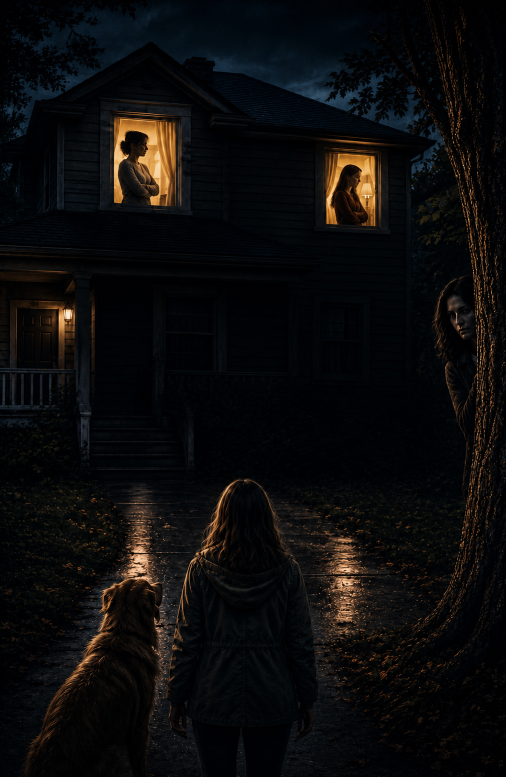
#> input picture production/cover/the-shape-love-takes-art-plate-v1.png, 1012 x 1554 px (shown at 1/2 size)
$ python build_cover.py
#> lines starting #> are read from the running program, lines starting #| are printed output that depends on the picture
#> in build, art is the input picture: PIL image 1012x1554 RGB; mean R, G, B 12, 11.4, 11.6
#!/usr/bin/env python3
"""Build the proof-stage ebook cover and KDP paperback wrap.

The text-free art plate is the visual source. Typography and wrap geometry are
applied deterministically so retailer-facing text remains consistent.
"""

from __future__ import annotations

import hashlib
import json
import math
import textwrap
from pathlib import Path

from PIL import Image, ImageDraw, ImageEnhance, ImageFilter, ImageFont
from reportlab.lib.utils import ImageReader
from reportlab.pdfgen import canvas


ROOT = Path(__file__).resolve().parents[1]
COVER_DIR = ROOT / "production" / "cover"
TMP_DIR = ROOT / "tmp" / "production"
ART_PATH = COVER_DIR / "the-shape-love-takes-art-plate-v1.png"
EBOOK_PATH = COVER_DIR / "the-shape-love-takes-ebook-cover.jpg"
KDP_WRAP_JPG = TMP_DIR / "the-shape-love-takes-kdp-paperback-proof.jpg"
KDP_WRAP_PDF = COVER_DIR / "the-shape-love-takes-kdp-paperback-proof.pdf"
MANIFEST_PATH = COVER_DIR / "cover-manifest.json"

TITLE = "THE SHAPE LOVE TAKES"
AUTHOR = "JESSE LEMERY"
BOOK_POSITION = "BOOK ONE"
TAGLINE_PREFIX = "SOMETHING IS WRONG WITH "
TAGLINE_ACCENT = "THEM."

PAGE_COUNT = 234
TRIM_WIDTH_IN = 5.25
TRIM_HEIGHT_IN = 8.0
BLEED_IN = 0.125
KDP_CREAM_CALIPER_IN = 0.0025
SPINE_WIDTH_IN = PAGE_COUNT * KDP_CREAM_CALIPER_IN
DPI = 300

FONT_DIR = Path(r"C:\Windows\Fonts")
TITLE_FONT = FONT_DIR / "BELL.TTF"
TITLE_FONT_BOLD = FONT_DIR / "BELLB.TTF"
BODY_FONT = FONT_DIR / "georgia.ttf"
BODY_FONT_BOLD = FONT_DIR / "georgiab.ttf"

CREAM = "#E7DDC8"
RED = "#B51F22"
WHITE = "#F3F0E8"
NAVY = "#07101A"

BACK_COPY = [
    "Seventeen-year-old Brooke Bennett trusts what her camera can prove.",
    "When a violent stomach illness sweeps through her town, the people who recover seem healthy. They remember every private joke, password, argument, and regret. They still say they love you. They simply no longer understand why love should ever let someone leave.",
    "As Brooke documents the changes in her sister, her mother, and the world outside their front door, her evidence draws frightened strangers, along with someone patient enough to learn that the safest way to reach Brooke is not to chase her, but to become the person she will choose to follow.",
]


# [6 lines left out: function sha256, not called in this run]


def crop_to_ratio(image: Image.Image, width: int, height: int) -> Image.Image:
#> called with width = 1600, height = 2560
    target_ratio = width / height
    source_ratio = image.width / image.height
#> source_ratio = 0.651
    if source_ratio > target_ratio:
        new_width = round(image.height * target_ratio)
#> new_width = 971
        left = (image.width - new_width) // 2
#> left = 20
        image = image.crop((left, 0, left + new_width, image.height))
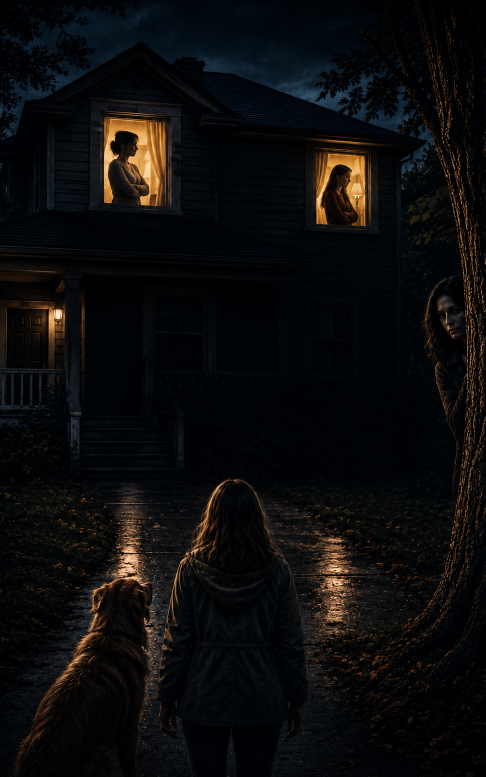
#> image: PIL image 971x1554 RGB (shown at 1/2 size); mean R, G, B 12.3, 11.7, 11.8
    else:
        new_height = round(image.width / target_ratio)
        top = (image.height - new_height) // 2
        image = image.crop((0, top, image.width, top + new_height))
    return image.resize((width, height), Image.Resampling.LANCZOS)


def font(path: Path, size: int) -> ImageFont.FreeTypeFont:
    if not path.exists():
        raise RuntimeError(f"Required cover font is unavailable: {path}")
    return ImageFont.truetype(str(path), size=size)


# [44 lines left out: functions text_width, draw_tracked, fit_font, not called in this run]


def add_front_typography(image: Image.Image) -> Image.Image:
    result = image.convert("RGB")
    draw = ImageDraw.Draw(result)
    width, height = result.size
#> width = 1600; height = 2560

    # A subtle central veil protects title legibility without flattening the art.
    veil = Image.new("RGBA", result.size, (0, 0, 0, 0))
#> veil: PIL image 1600x2560 RGBA; every value is 0
    veil_draw = ImageDraw.Draw(veil)
    veil_draw.rectangle(
        (int(width * 0.12), int(height * 0.22), int(width * 0.88), int(height * 0.67)),
        fill=(0, 0, 0, 31),
    )
    veil = veil.filter(ImageFilter.GaussianBlur(radius=36))
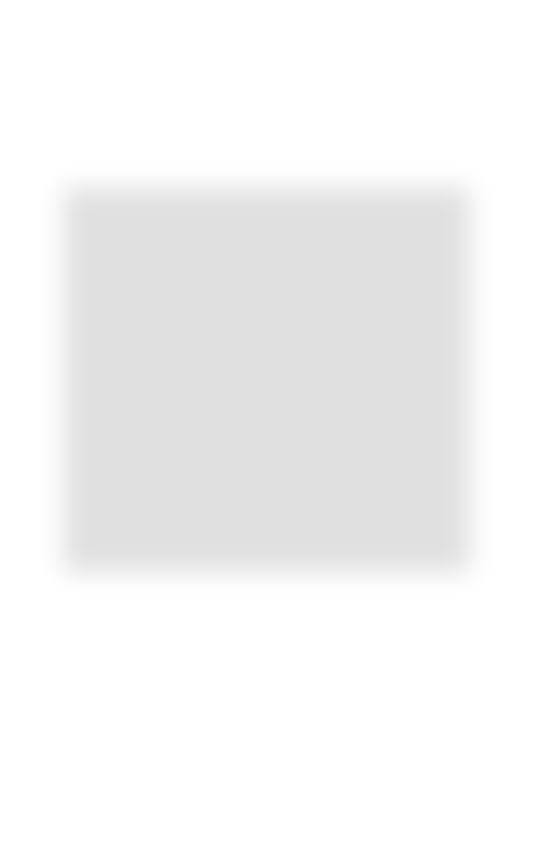
#> veil: PIL image 1600x2560 RGBA (shown at 1/3 size); mean R, G, B, A 0, 0, 0, 10.6; transparent parts drawn white
    result = Image.alpha_composite(result.convert("RGBA"), veil).convert("RGB")
    draw = ImageDraw.Draw(result)

    tagline_size = max(25, round(width * 0.026))
#> tagline_size = 42
    tagline_font = font(BODY_FONT, tagline_size)
    tagline_tracking = max(2, round(width * 0.0028))
    full_width = text_width(draw, TAGLINE_PREFIX + TAGLINE_ACCENT, tagline_font, tagline_tracking)
    start_x = (width - full_width) / 2
    tagline_y = round(height * 0.055)
    draw_tracked(
        draw,
        (start_x, tagline_y),
        TAGLINE_PREFIX,
        tagline_font,
        WHITE,
        tagline_tracking,
        anchor="lm",
        stroke_width=1,
        stroke_fill="#101010",
    )
    prefix_width = text_width(draw, TAGLINE_PREFIX, tagline_font, tagline_tracking)
    draw_tracked(
        draw,
        (start_x + prefix_width, tagline_y),
        TAGLINE_ACCENT,
        tagline_font,
        RED,
        tagline_tracking,
        anchor="lm",
        stroke_width=1,
        stroke_fill="#101010",
    )

    center_x = width / 2
    title_tracking = max(1, round(width * 0.0012))
    title_specs = [
        ("THE", 0.235, 0.075),
        ("SHAPE", 0.315, 0.165),
        ("LOVE", 0.435, 0.18),
        ("TAKES", 0.555, 0.145),
    ]
    for word, y_ratio, size_ratio in title_specs:
        face = fit_font(
            draw,
            word,
            TITLE_FONT,
            max_size=round(width * size_ratio),
            max_width=round(width * 0.79),
            tracking=title_tracking,
        )
        draw_tracked(
            draw,
            (center_x, round(height * y_ratio)),
            word,
            face,
            CREAM,
            title_tracking,
            stroke_width=max(1, round(width / 900)),
            stroke_fill="#17130F",
        )

    position_font = font(BODY_FONT, round(width * 0.033))
    draw_tracked(
        draw,
        (center_x, round(height * 0.805)),
        BOOK_POSITION,
        position_font,
        RED,
        tracking=round(width * 0.007),
        stroke_width=1,
        stroke_fill="#120C0C",
    )

    author_font = fit_font(
        draw,
        AUTHOR,
        BODY_FONT,
        max_size=round(width * 0.072),
        max_width=round(width * 0.82),
        tracking=round(width * 0.010),
    )
    draw_tracked(
        draw,
        (center_x, round(height * 0.91)),
        AUTHOR,
        author_font,
        RED,
        tracking=round(width * 0.010),
        stroke_width=1,
        stroke_fill="#120C0C",
    )
    return result


# [89 lines left out: functions wrap_lines, make_back_panel, not called in this run]


def build() -> None:
    if not ART_PATH.exists():
        raise RuntimeError(f"Missing approved art plate: {ART_PATH}")
    COVER_DIR.mkdir(parents=True, exist_ok=True)
    TMP_DIR.mkdir(parents=True, exist_ok=True)
    art = Image.open(ART_PATH).convert("RGB")

    ebook_art = crop_to_ratio(art, 1600, 2560)
    ebook_cover = add_front_typography(ebook_art)
    ebook_cover.save(EBOOK_PATH, quality=95, subsampling=0, dpi=(300, 300))

    full_width_in = BLEED_IN + TRIM_WIDTH_IN + SPINE_WIDTH_IN + TRIM_WIDTH_IN + BLEED_IN
    full_height_in = BLEED_IN + TRIM_HEIGHT_IN + BLEED_IN
    wrap_width = round(full_width_in * DPI)
    wrap_height = round(full_height_in * DPI)
    back_width = round((BLEED_IN + TRIM_WIDTH_IN) * DPI)
    spine_width = round(SPINE_WIDTH_IN * DPI)
    front_width = wrap_width - back_width - spine_width

    print_art = crop_to_ratio(art, front_width, wrap_height)
    front_panel = add_front_typography(print_art)
    back_panel = make_back_panel(art, back_width, wrap_height)

    wrap = Image.new("RGB", (wrap_width, wrap_height), NAVY)
    wrap.paste(back_panel, (0, 0))
    wrap.paste(front_panel, (back_width + spine_width, 0))
    draw = ImageDraw.Draw(wrap)

    spine_x = back_width
    draw.rectangle((spine_x, 0, spine_x + spine_width, wrap_height), fill=NAVY)
    spine_layer = Image.new("RGBA", (wrap_height, spine_width), (0, 0, 0, 0))
    spine_draw = ImageDraw.Draw(spine_layer)
    spine_title_font = fit_font(
        spine_draw,
        "THE SHAPE LOVE TAKES",
        BODY_FONT_BOLD,
        max_size=round(0.105 * DPI),
        max_width=round(5.65 * DPI),
        tracking=round(0.006 * DPI),
    )
    draw_tracked(
        spine_draw,
        (spine_layer.width / 2, round(spine_layer.height * 0.49)),
        "THE SHAPE LOVE TAKES",
        spine_title_font,
        CREAM,
        tracking=round(0.006 * DPI),
    )
    spine_author_font = font(BODY_FONT, round(0.078 * DPI))
    draw_tracked(
        spine_draw,
        (spine_layer.width / 2, round(spine_layer.height * 0.88)),
        AUTHOR,
        spine_author_font,
        RED,
        tracking=round(0.006 * DPI),
    )
    spine_layer = spine_layer.rotate(90, expand=True, resample=Image.Resampling.BICUBIC)
    wrap.alpha_composite(spine_layer, (spine_x, 0)) if wrap.mode == "RGBA" else wrap.paste(
        spine_layer, (spine_x, 0), spine_layer
    )

    wrap.convert("CMYK").save(KDP_WRAP_JPG, quality=95, subsampling=0, dpi=(DPI, DPI))

    pdf = canvas.Canvas(
        str(KDP_WRAP_PDF),
        pagesize=(full_width_in * 72, full_height_in * 72),
        pageCompression=1,
    )
    pdf.setTitle("The Shape Love Takes - KDP paperback proof cover")
    pdf.setAuthor(AUTHOR.title())
    pdf.setCreator(f"Edited and produced by {AUTHOR.title()}")
    pdf.drawImage(
        ImageReader(str(KDP_WRAP_JPG)),
        0,
        0,
        width=full_width_in * 72,
        height=full_height_in * 72,
        preserveAspectRatio=False,
        mask=None,
    )
    pdf.showPage()
    pdf.save()
    KDP_WRAP_JPG.unlink(missing_ok=True)
    try:
        TMP_DIR.rmdir()
        TMP_DIR.parent.rmdir()
    except OSError:
        pass

    manifest = {
        "title": "The Shape Love Takes",
        "author": "Jesse Lemery",
        "production_stage": "Phase 8 proof cover; not a final master",
        "public_credit": "Edited by Jesse Lemery",
        "front_art_source": str(ART_PATH.relative_to(ROOT)).replace("\\", "/"),
        "ebook": {
            "file": str(EBOOK_PATH.relative_to(ROOT)).replace("\\", "/"),
            "pixels": {"width": 1600, "height": 2560},
            "sha256": sha256(EBOOK_PATH),
        },
        "kdp_paperback": {
            "file": str(KDP_WRAP_PDF.relative_to(ROOT)).replace("\\", "/"),
            "trim_inches": {"width": TRIM_WIDTH_IN, "height": TRIM_HEIGHT_IN},
            "pages": PAGE_COUNT,
            "paper": "cream",
            "spine_inches": SPINE_WIDTH_IN,
            "bleed_inches": BLEED_IN,
            "full_cover_inches": {"width": full_width_in, "height": full_height_in},
            "sha256": sha256(KDP_WRAP_PDF),
        },
        "ingramspark": {
            "status": "Awaiting purchased Bowker ISBN and official ISBN-specific cover template",
            "reason": "The official IngramSpark template generator requires the assigned ISBN.",
        },
        "barcode": "Reserved blank area; platform barcode not yet generated",
    }
    MANIFEST_PATH.write_text(json.dumps(manifest, indent=2) + "\n", encoding="utf-8")
    print(f"Built {EBOOK_PATH.relative_to(ROOT)}")
    print(f"Built {KDP_WRAP_PDF.relative_to(ROOT)}")
    print(f"KDP spine: {SPINE_WIDTH_IN:.3f} inches")
    print(f"KDP full cover: {full_width_in:.3f} x {full_height_in:.3f} inches")


if __name__ == "__main__":
#> (the run stopped early here; a loop or call above may not have finished)
